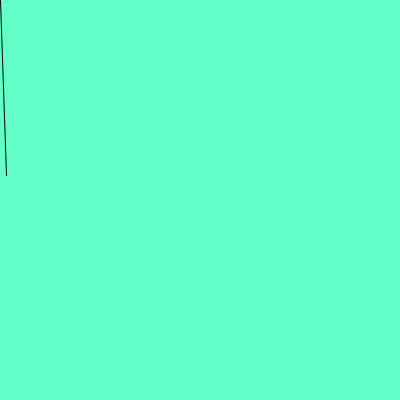
Frame 1 (no input)
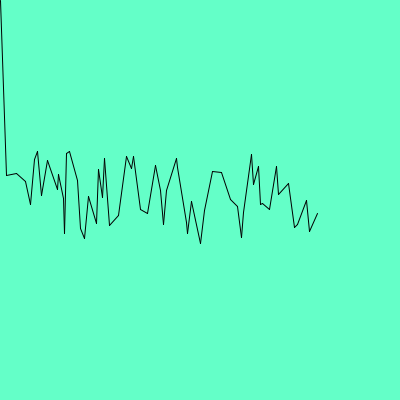
Frame 60 (the mouse pressed at the canvas centre just before this capture)
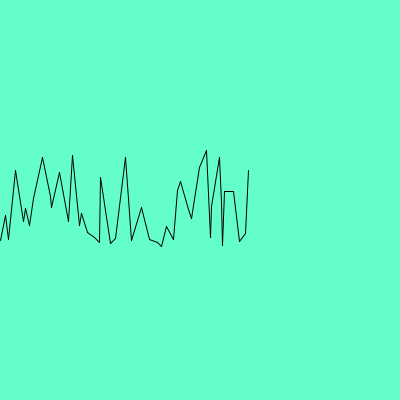
Frame 120 (the mouse held since frame 60 and released just before this capture)

The Processing sketch that drew these frames (run headless with seeded random() and noise(); from frame 60 on, the mouse is pressed at the canvas centre):

// Processing sketch: liikumisen2ide
// ── liikumisen2ide.pde
float xsuund = 0;
float ysuund = 0;
float yvana =ysuund;
float step = 0;

void setup(){
    size(400,400);
    background(100,255,200,100);
    ysuund = height/2;
    frameRate(15);
    }
void draw(){
    step = random(1,10);
    xsuund = xsuund+step;
    ysuund = random(height/2-50,height/2+50);
    line(xsuund-step,yvana,xsuund,ysuund);
    yvana = ysuund;
    if(xsuund > width){
    background(100,255,200,100);
    xsuund =0;
    }
}
